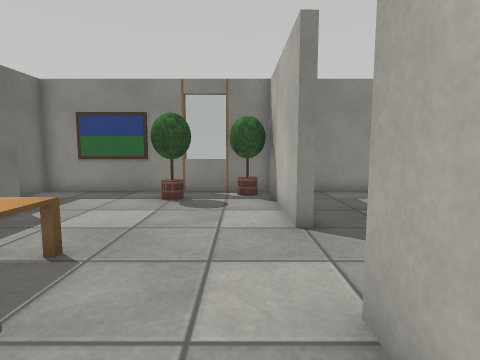
view 1 (above)

15 first-person views from a walk through a world built for the Webots simulator. The camera is 0.9 m above the floor, tilts 6° down and sees 80° across. The floor is counted in squares, 0.5 m on a side. Each view is taken from the middle of a square. On the plan, view 1 faces up. The plan holds only what a view shows up to about 16 squares ahead; the rest is blank. The place goes on beyond the plan. Robots are left out. Webots' stock objects and surfaces are drawn as simple stand-ins.

view 2
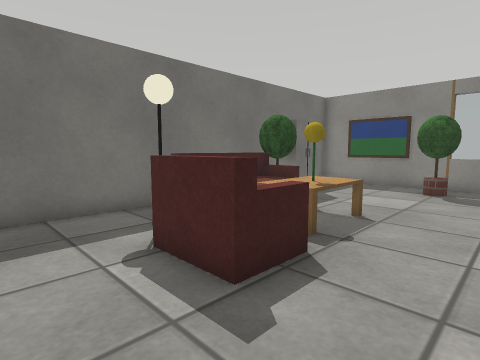

view 3
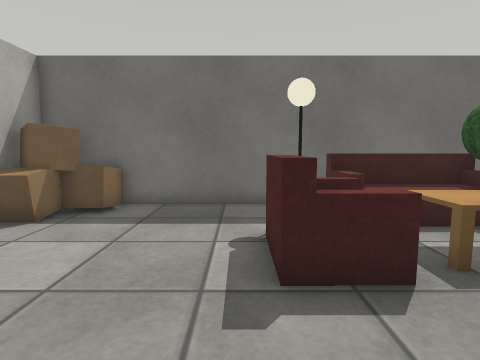

view 4
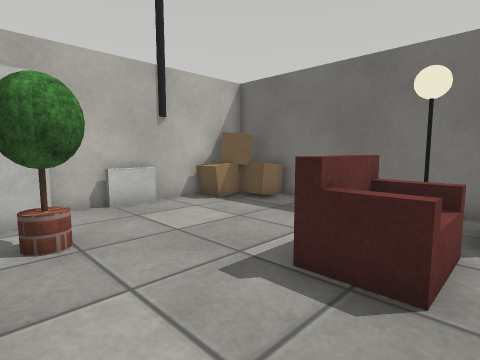

view 5
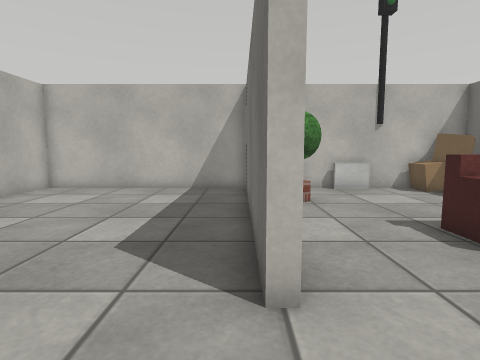

view 6
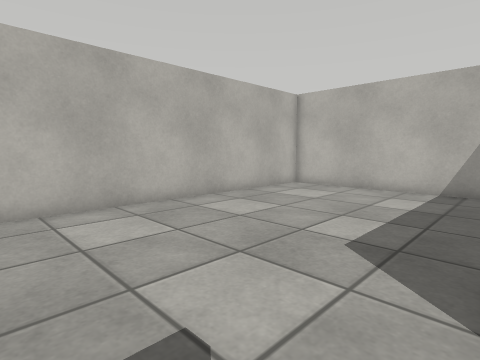

view 7
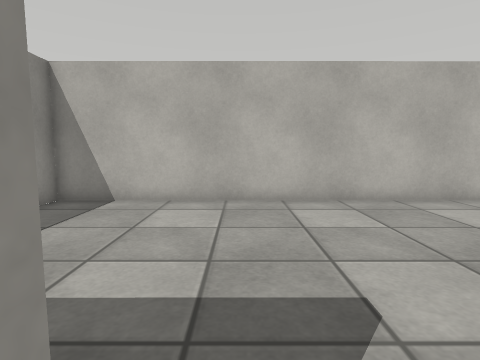

view 8
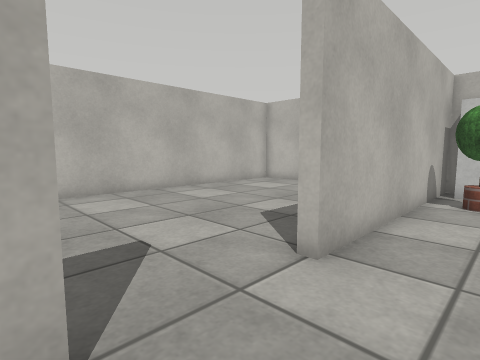

view 9
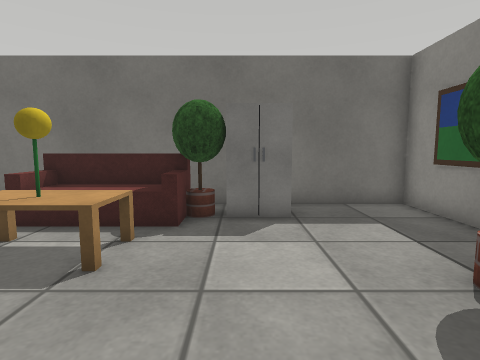

view 10
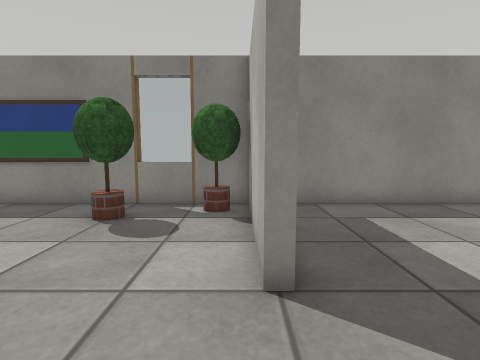

view 11
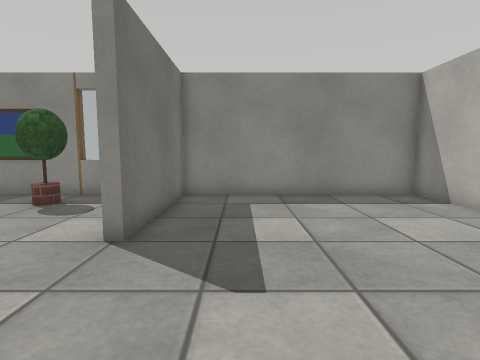

view 12
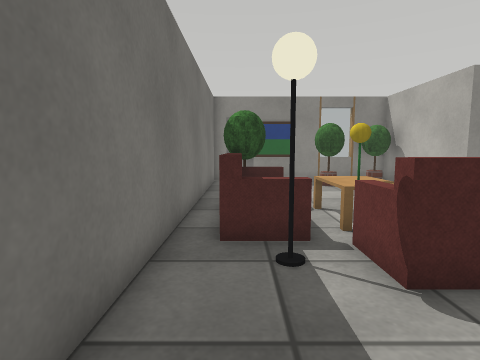

view 13
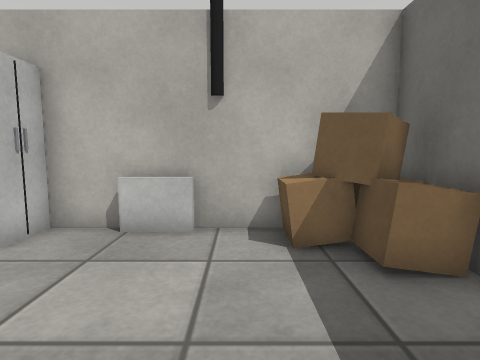

view 14
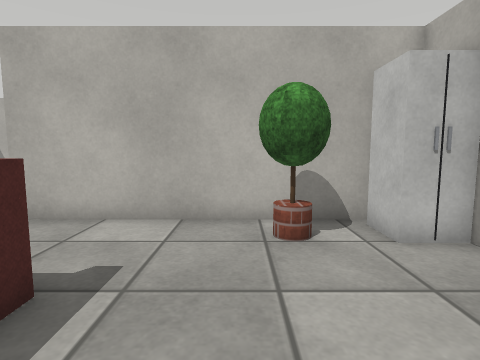

view 15
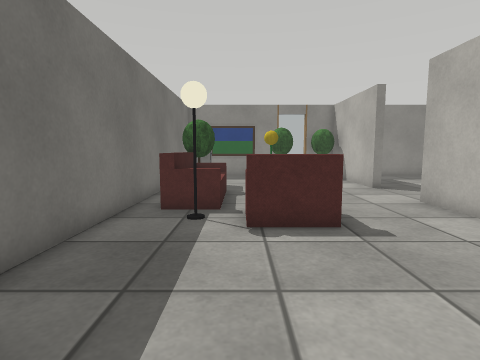

### Floor plan
Ten units are one square. View 1 is at (0, 0); x grows to the right and y downward. Boxes are objects, and circles mark ways between rooms. Rooms are numbered by the first view taken in them; rooms with no view inside come last. Other rooms are left out.
<svg viewBox="-90 -130 206 210">
<path fill="none" stroke="#000" d="M17 -65 13 -65 13 -105M-36 75 13 75M13 65 13 -29M4 -125 -85 -125 -85 75 -54 75M13 -29 17 -29 17 58M17 -105 17 -65M14 -125 4 -125M16 75 111 75 111 -125 16 -125M13 75 13 65"/>
<rect x="-85" y="55" width="10" height="20" fill="#bbb"><title>cardboard box</title></rect>
<rect x="-85" y="45" width="20" height="20" fill="#bbb"><title>cardboard box</title></rect>
<rect x="-75" y="55" width="20" height="20" fill="#bbb"><title>cardboard box</title></rect>
<rect x="-75" y="-45" width="20" height="30" fill="#bbb"><title>sofa</title></rect>
<rect x="-75" y="-65" width="20" height="20" fill="#bbb"><title>potted tree</title></rect>
<rect x="-75" y="-85" width="10" height="20" fill="#bbb"><title>cabinet</title></rect>
<rect x="-65" y="-15" width="10" height="20" fill="#bbb"><title>floor lamp</title></rect>
<rect x="-65" y="-125" width="20" height="10" fill="#bbb"><title>painting</title></rect>
<rect x="-55" y="-15" width="30" height="20" fill="#bbb"><title>armchair</title></rect>
<rect x="-45" y="65" width="20" height="10" fill="#bbb"><title>radiator</title></rect>
<rect x="-45" y="-55" width="20" height="40" fill="#bbb"><title>table</title></rect>
<rect x="-45" y="-45" width="10" height="20" fill="#bbb"><title>sunflowers</title></rect>
<rect x="-35" y="-115" width="20" height="20" fill="#bbb"><title>potted tree</title></rect>
<rect x="-15" y="35" width="20" height="20" fill="#bbb"><title>potted tree</title></rect>
<rect x="-5" y="55" width="20" height="20" fill="#bbb"><title>fridge</title></rect>
<rect x="-5" y="-125" width="20" height="20" fill="#bbb"><title>potted tree</title></rect>
<circle cx="15" cy="-115" r="3" fill="#2a7"/>
<circle cx="15" cy="70" r="3" fill="#2a7"/>
<circle cx="20" cy="-45" r="3" fill="#2a7"/>
<text x="-40" y="-20">1</text>
<text x="60" y="-30">2</text>
</svg>
Room 1 opens to room 2.

Where each view was taken, in squares from view 1:
view 1: 0 up, 0 right, facing up
view 2: 3 down, 0 right, facing up-left
view 3: 1 down, 1 right, facing left
view 4: 2 up, 1 right, facing down-left
view 5: 6 up, 2 right, facing down
view 6: 6 up, 2 right, facing down-right
view 7: 6 up, 1 right, facing right
view 8: 7 up, 1 left, facing down-right
view 9: 7 up, 1 right, facing left
view 10: 3 up, 1 right, facing up
view 11: 1 up, 4 right, facing up
view 12: 4 down, 7 left, facing up
view 13: 1 down, 5 left, facing down
view 14: 3 down, 6 left, facing right
view 15: 7 down, 5 left, facing up
